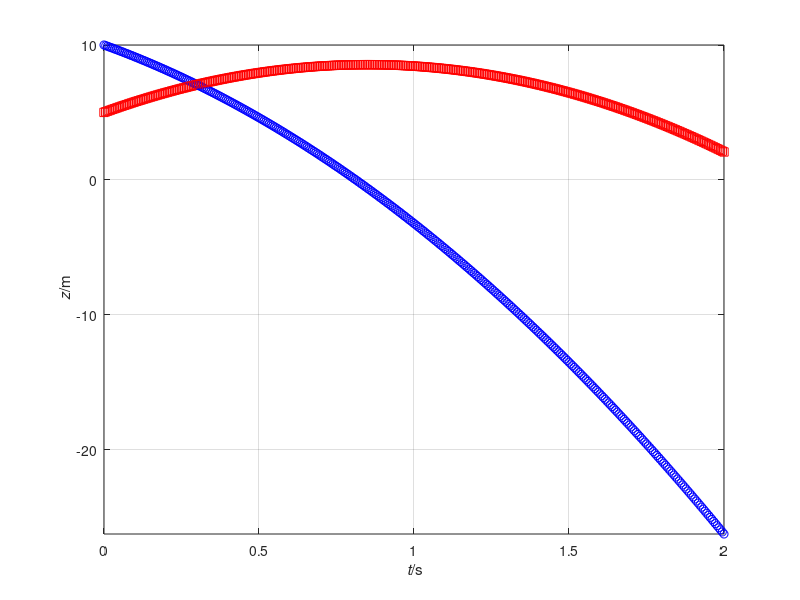

Write the MATLAB code that produced this figure.
%%% Numerical simulation of object motion with gravity
%% Coordinates (t, x, y, z)

%% Constants
ma = 0.06; % kg: mass-energy object a
mb = 0.06; % kg: mass-energy object b
g = 9.8; % N/kg: gravitational acceleration

%% Initial conditions
t = 0; % s: initial time
ra = [0, 0, 10]; % m: initial position vector a
rb = [0, 0, 5]; % m: initial position vector b
Pa = [0, 0, -0.5]; % N s: initial momentum vector a
Pb = [0, 0, 0.5]; % N s: initial momentum vector b

%% Boundary conditions
Fa = [0, 0, 0]; % N: momentum influx object a
Fb = [0, 0, 0]; % N: momentum influx object b
Ga = -ma * g * [0, 0, 1]; % N: momentum supply object a
Gb = -mb * g * [0, 0, 1]; % N: momentum supply object b

%% Time-iteration parameters
t1 = 2; % s: final time
dt = 0.00001; % s: time step %@

%% Plotting
dtplot = t1/360; % time interval between plots
tplot = dtplot; % time for next plot
figure
plot(t, ra(3), 'ob')
xlim([0, t1])
axis('tight'); grid on; hold on
plot(t, rb(3), 'sr')
xlim([0, t1])
xlabel('{\it t}/s'); ylabel('{\it z}/m')
axis('tight'); grid on; hold on %@

%% Numerical time integration
while t < t1
  %% constitutive relations
  va = Pa / ma;
  vb = Pb / mb;

  %% step forward in time with balance laws
  t = t + dt;
  Pa = Pa + (Fa + Ga) * dt;
  ra = ra + va * dt;
  Pb = Pb + (Fb + Gb) * dt;
  rb = rb + vb * dt; %@

  %% plot
  if t > tplot
    plot(t, ra(3), 'ob')
    plot(t, rb(3), 'sr')
    pause(0)
    tplot = tplot + dtplot;
  end %@
end
